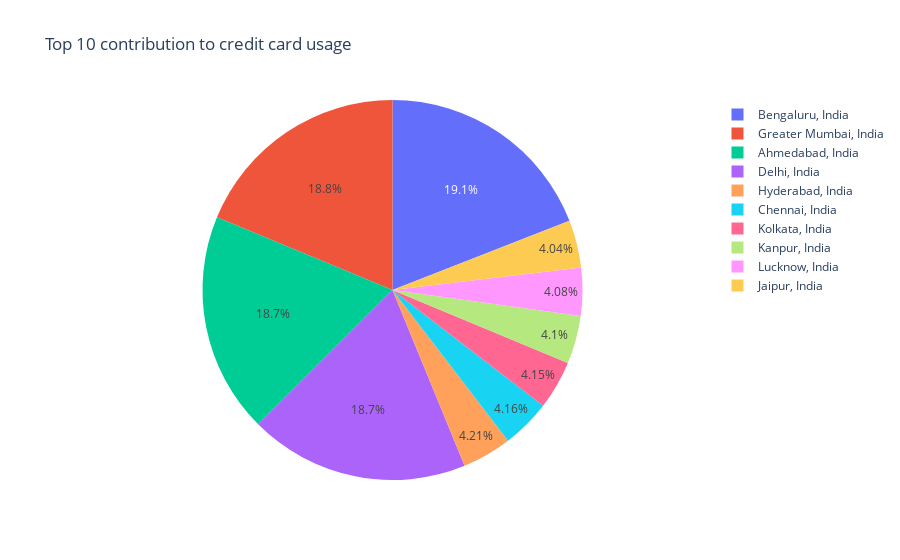

Notebook code for this chart:
### Code cell
px.pie(data_frame=city10,values=city10["Count"],title="Top 10 contribution to credit card usage",names=city10["index"])

### Figure 1 — Plotly figure (JSON) as saved in the notebook; plotly's stock layout.template omitted (floating-point values rounded to 4 significant figures)
{"data": [{"domain": {"x": [0, 1], "y": [0, 1]}, "hovertemplate": "index=%{label}<br>Count=%{value}<extra></extra>", "labels": ["Bengaluru, India", "Greater Mumbai, India", "Ahmedabad, India", "Delhi, India", "Hyderabad, India", "Chennai, India", "Kolkata, India", "Kanpur, India", "Lucknow, India", "Jaipur, India"], "legendgroup": "", "name": "", "showlegend": true, "type": "pie", "values": [3552, 3493, 3491, 3482, 784, 774, 773, 764, 759, 752]}], "layout": {"legend": {"tracegroupgap": 0}, "title": {"text": "Top 10 contribution to credit card usage"}}}
